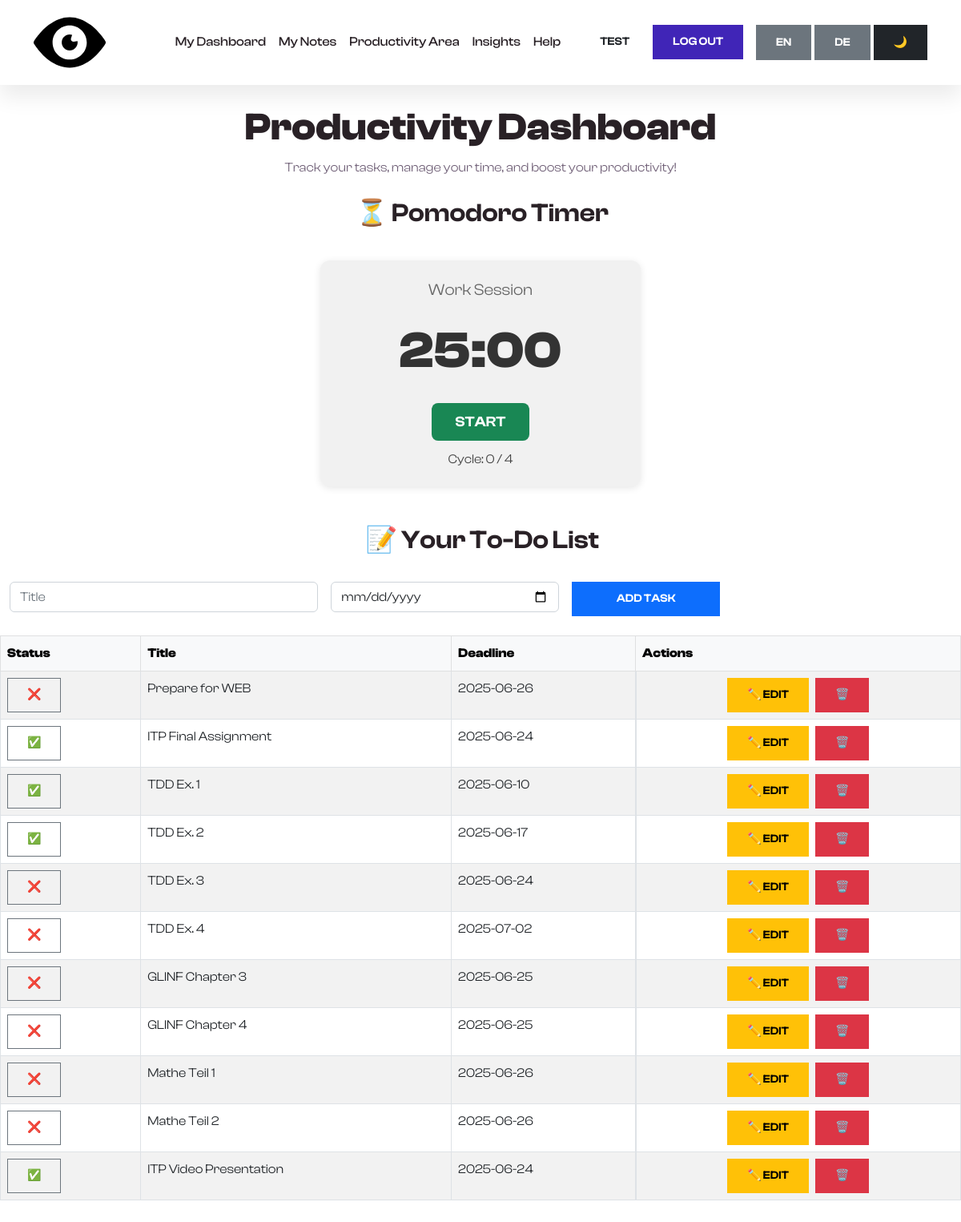
Before: /BigBrother/productivity.php (signed in) with the older database file.
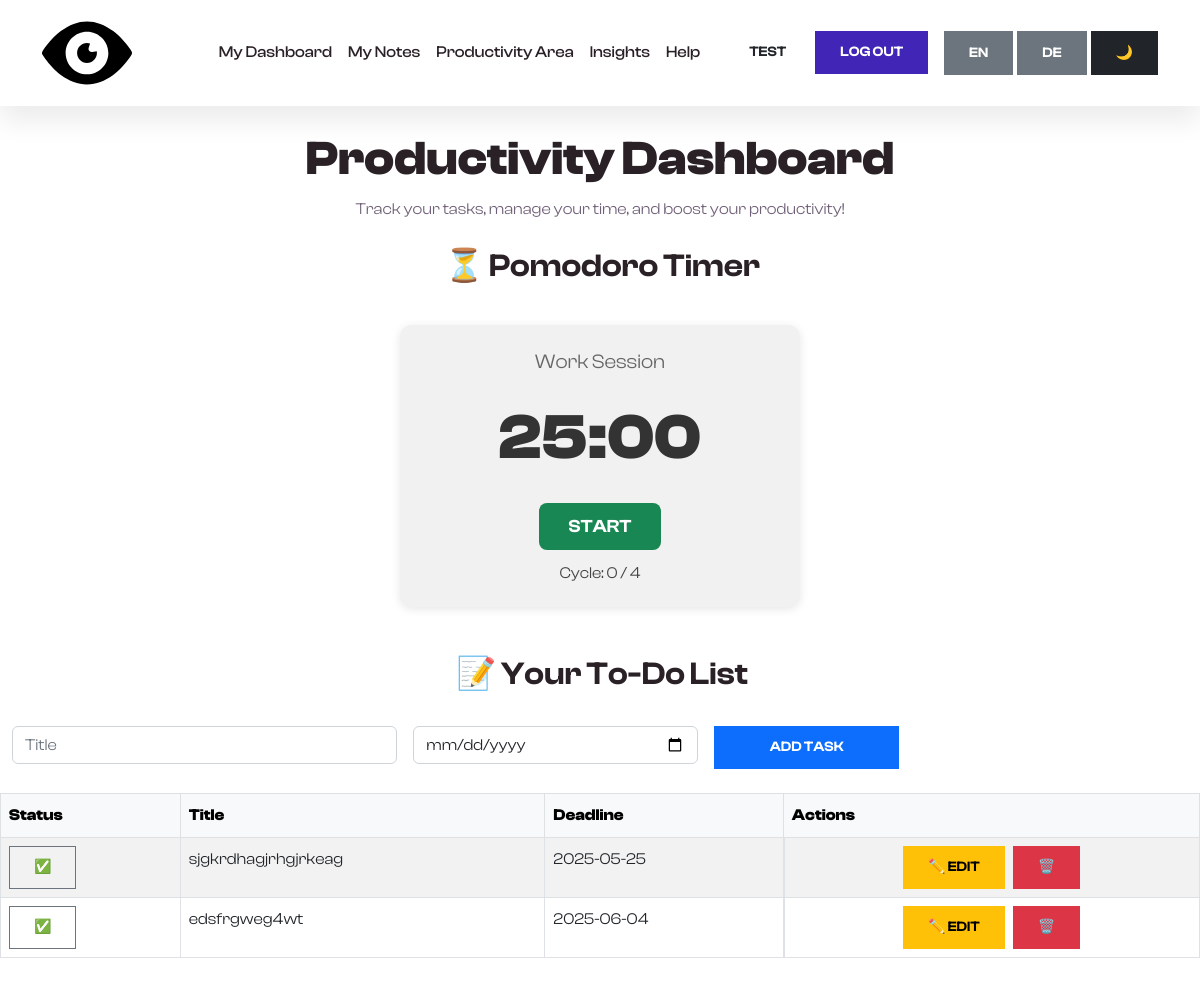
After: the same page with the newer database file.
### tables this page shows
CREATE TABLE `tasks` (
  `id` int(11) NOT NULL,
  `user_id` int(11) DEFAULT NULL,
  `title` varchar(255) DEFAULT NULL,
  `deadline` date DEFAULT NULL,
  `is_completed` tinyint(1) DEFAULT 0
);

### BigBrother/productivity.php (the view, shortened to what this page needs)
<?php include('includes/db.php'); ?>
<?php include('includes/header.php'); ?>
<?php include('includes/nav.php'); ?>
<div class="mb-5">
    <h1 class="display-5 fw-bold text-center mt-4">Productivity Dashboard</h1>
    <p class="text-center">Track your tasks, manage your time, and boost your productivity!</p>
    <h2 class="mb-3 mt-4 ms-1 text-center">⏳ Pomodoro Timer</h2>
        <div id="pomodoro">
            <div id="status">Ready to work</div>
            <div id="timer">25:00</div>
            <button id="startBtn" onclick="startPomodoro()" class="btn btn-brand">Start</button>
            <div id="cycle">Cycle: 0 / 4</div>
        </div>
</div>
    <div class="mb-5">
        <h2 class="mb-3 mt-4 ms-1 text-center">📝 Your To-Do List</h2>
        <form class="row g-3 mb-4 mt-2 ms-1" method="POST" action="api/tasks.php">
            <div class="col-md-4">
                <input type="text" name="title" class="form-control" placeholder="Title" required>
            </div>
            <div class="col-md-3">
                <input type="date" name="deadline" class="form-control" required>
            </div>
            <div class="col-md-2">
                <button type="submit" name="add" class="btn btn-primary w-100">Add Task</button>
            </div>
        </form>
        <div class="table-responsive">
            <table class="table table-striped table-bordered">
                <thead class="table-light">
                    <tr>
                        <th>Status</th>
                        <th>Title</th>
                        <th>Deadline</th>
                        <th>Actions</th>
                    </tr>
                </thead>
                <tbody>
                    <?php
                    $stmt = $pdo->prepare("SELECT * FROM tasks WHERE user_id = ?");
                    $stmt->execute([$_SESSION['user_id']]);
                    foreach ($stmt as $task):
                    ?>
                    <tr>
                        <td>
                            <form method="POST" action="api/tasks.php">
                                <button type="submit" name="toggle" class="btn btn-sm btn-outline-secondary"><?= $task['is_completed'] ? "✅" : "❌" ?></button>
                            </form>
                        </td>
                        <td><?= htmlspecialchars($task['title']) ?></td>
                        <td><?= htmlspecialchars($task['deadline']) ?></td>
                        <td class="d-flex justify-content-center gap-2">
                            <button type="button" class="btn btn-sm btn-warning" data-bs-toggle="modal" data-bs-target="#editModal<?= $task['id'] ?>">
                                ✏️ Edit
                            </button>
                            <form method="POST" action="api/tasks.php" onsubmit="return confirm('Delete this task?')">
                                <button type="submit" name="delete" class="btn btn-sm btn-danger">🗑️</button>
                            </form>
                        </td>
                    </tr>
                    <?php endforeach; ?>
                </tbody>
            </table>
        </div>

### BigBrother/includes/header.php (shortened to what this page needs)
<!DOCTYPE html>
<html>
<head>
    <link rel="stylesheet" href="https://cdn.jsdelivr.net/npm/bootstrap@5.2.0/dist/css/bootstrap.min.css">
    <link href="https://cdn.jsdelivr.net/npm/remixicon@2.5.0/fonts/remixicon.css" rel="stylesheet">
    <link rel="stylesheet" href="https://cdn.jsdelivr.net/npm/@fancyapps/ui@4.0/dist/fancybox.css">
    <link rel="stylesheet" href="https://unpkg.com/aos@next/dist/aos.css" />
    <link rel="stylesheet" href="/BigBrother/assets/css/style.css">
    <link href="https://cdnjs.cloudflare.com/ajax/libs/fullcalendar/3.9.0/fullcalendar.min.css" rel="stylesheet" />
    <link rel="stylesheet" href="asset/style.css">
</head>
<body data-bs-spy="scroll" data-bs-target=".navbar">

### BigBrother/includes/nav.php (shortened to what this page needs)
<nav class="navbar navbar-expand-lg bg-white sticky-top">
    <div class="container">
        <a class="logo" href="/BigBrother/index.php">
            <img src="/BigBrother/assets/images/eye.svg" alt="">
        </a>
        <div class="collapse navbar-collapse" id="navbarNav">
            <ul class="navbar-nav ms-auto">
                <?php if (isset($_SESSION['user_id'])): ?>
                    <?php if (isset($_SESSION['role']) && $_SESSION['role'] === 'admin'): ?>
                        <li class="nav-item"><a class="nav-link" href="/BigBrother/admin/dashboard.php">Admin Dashboard</a></li>
                        <li class="nav-item"><a class="nav-link" href="/BigBrother/admin/news.php">News</a></li>
                        <li class="nav-item"><a class="nav-link" href="/BigBrother/admin/manage_users.php">Users</a></li>
                    <?php else: ?>
                        <li class="nav-item"><a class="nav-link" href="/BigBrother/dashboard.php">My Dashboard</a></li>
                        <li class="nav-item"><a class="nav-link" href="/BigBrother/api/subjects.php">My Notes</a></li>
                        <li class="nav-item"><a class="nav-link" href="/BigBrother/productivity.php">Productivity Area</a></li>
                        <li class="nav-item"><a class="nav-link" href="/BigBrother/insights.php">Insights</a></li>
                        <li class="nav-item"><a class="nav-link" href="/BigBrother/help.php">Help</a></li>
                    <?php endif; ?>
                <li class="nav-item ms-3">
                    <a class="btn profile" href="/BigBrother/profile.php">
                        <?php echo isset($_SESSION['username']) ? htmlspecialchars($_SESSION['username']) : 'Profile'; ?>
                    </a>
                </li>
                <li class="nav-item ms-1"><a class="logout btn btn-brand" href="/BigBrother/logout.php">Log out</a></li>
                <?php endif; ?>
                <button id="btn-en" class="btn btn-secondary ms-lg-3">EN</button>
                <button id="btn-de" class="btn btn-secondary ms-lg-1">DE</button>
                <button id="btn-darkmode" class="btn btn-dark ms-lg-1">🌙</button>
            </ul>
        </div>
    </div>
</nav>

### BigBrother/assets/css/style.css (style rules this page uses)
:root { --c-dark: #292126; --c-brand: #4025b7; --c-brand-light: #7996d4; --c-brand-rgb: 78, 87, 212; --c-body: #716178; --font-base: "ClashDisplay", sans-serif; --box-shadow: 0px 15px 25px rgba(0,0,0,0.08); --transition: all 0.5s ease; }
body { font-family: var(--font-base); line-height: 1.7; color: var(--c-body); }
h1, h2, h3,h4, h5, h6, .h1, .h2, .h3, .h4, .h5, .h6 { font-weight: 600; color: var(--c-dark); }
a { text-decoration: none; color: var(--c-brand); transition: var(--transition); }
img { max-width: 100%; height: auto; }
.logo { width: 90px; }
.navbar { box-shadow: var(--box-shadow); }
.navbar-nav .nav-link { font-weight: 500; color: var(--c-dark); }
.btn { font-weight: 600; font-size: 14px; text-transform: uppercase; border-radius: 0; padding: 10px 24px; }
.btn-brand { background-color: var(--c-brand); border-color: var(--c-brand); color: white; }
.logout { color: white; }

### BigBrother/asset/style.css (style rules this page uses)
#pomodoro { text-align: center; margin-top: 40px; margin-bottom: 40px; background-color: #f1f1f1; border-radius: 12px; padding: 20px; max-width: 400px; margin-left: auto; margin-right: auto; box-shadow: 0 2px 10px rgba(0, 0, 0, 0.1); }
#timer { font-size: 64px; font-weight: bold; margin-bottom: 10px; color: #333; }
#status { font-size: 20px; margin-bottom: 5px; color: #666; }
#startBtn { padding: 10px 30px; font-size: 18px; border: none; background-color: #198754; color: white; border-radius: 8px; cursor: pointer; }
#cycle { margin-top: 10px; color: #444; }

Changed rows visible on the page:
removed tasks: title "Prepare for WEB", deadline "2025-06-26"
removed tasks: title "ITP Final Assignment", deadline "2025-06-24"
removed tasks: title "TDD Ex. 1", deadline "2025-06-10"
removed tasks: title "TDD Ex. 2", deadline "2025-06-17"
removed tasks: title "TDD Ex. 3", deadline "2025-06-24"
removed tasks: title "TDD Ex. 4", deadline "2025-07-02"
removed tasks: title "GLINF Chapter 3", deadline "2025-06-25"
removed tasks: title "GLINF Chapter 4", deadline "2025-06-25"
removed tasks: title "Mathe Teil 1", deadline "2025-06-26"
removed tasks: title "Mathe Teil 2", deadline "2025-06-26"
removed tasks: title "ITP Video Presentation", deadline "2025-06-24"
added tasks: title "sjgkrdhagjrhgjrkeag", deadline "2025-05-25"
added tasks: title "edsfrgweg4wt", deadline "2025-06-04"
